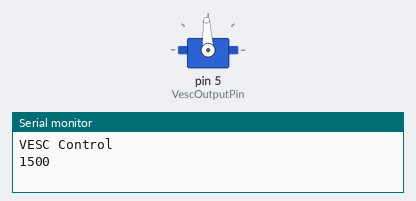
Bench run of a sketch on a simulated Arduino Uno, built with avr-gcc and run on an emulated ATmega328P. Shown: servo, the last lines printed to the serial monitor.

Above: at 1.95 s.
At 7.95 s:
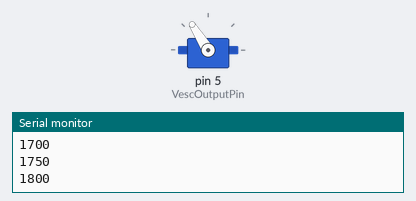
At 12.9 s:
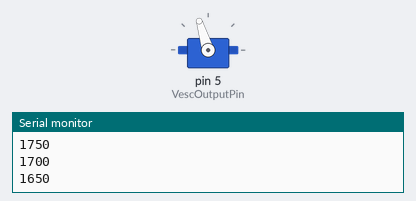
Timing chart, 0 to 20.1 s (numbered marks = the images above):
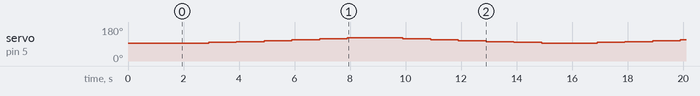

The sketch:

Arduino_VESC_Control.ino
```cpp
#include <Servo.h>
#include <Arduino.h>

const uint8_t VescOutputPin = 5;


Servo esc;

void setup() {
    esc.attach(VescOutputPin);
    esc.writeMicroseconds(1500); // Send "stop" signal to VESC
    Serial.begin(115200);
    Serial.begin(115200);
    Serial.println("VESC Control");
    delay(1900);
}

 void loop() {

  // ramp up to 0.5 throttle
    for (int i = 1500; i <= 1800; i+=50) {
        Serial.println(i);
        esc.writeMicroseconds(i);
        delay(1000);
    }

    // ramp down to stop
    for (int i = 1800; i >= 1500; i-=50) {
        Serial.println(i);
        esc.writeMicroseconds(i);
        delay(1000);
    }
}
```

Measured:
- by itself, servo on pin 5 (VescOutputPin): repeats every 14.0 s: 102° 1.0 s, 107° 1.0 s, 112° 1.0 s, 117° 1.0 s, 122° 2.0 s, 117° 1.0 s, 112° 1.0 s, 107° 1.0 s, 102° 1.0 s, 98° 1.0 s, 93° 2.0 s, 98° 1.0 s
